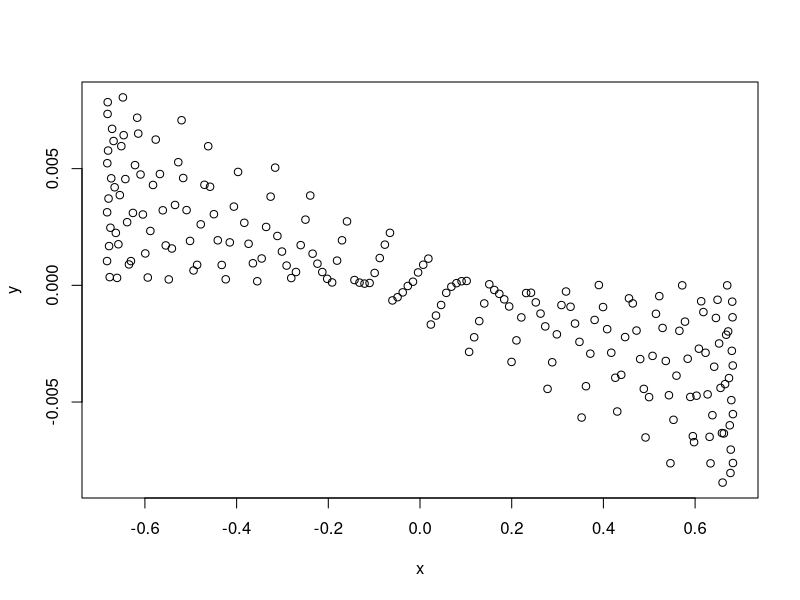

Generate this figure with R:
# User defined Variables
lat = 49
tday = 86400 # Length of one Day in seconds
tmax=200 # Time of simulation in seconds

# Initial Conditions
g = 9.81 # m/s**2, acceleration due to gravity
L = 67 # length of pendulum string
initial_x = L/100 # initial x coordinate
initial_y = 0 # initial y
initial_u = 0 # initial u
initial_v = 0 # initial v

# Definitions based on User Variables
Omega = 2*pi/tday
phi = lat/180 * pi




# set up vectors for x, x_d, x_dd, and y, y_d, y_dd
x = vector() # x+x_d*t
x_d = vector() # x_d + x_dd*t
x_dd = vector() # 2*Omega*phi*y_d-(g/L)*x
y = vector() # y+y_d*t
y_d = vector() # y_d + y_dd*t
y_dd = vector() # -2*Omega*phi*x_d-(g/L)*y

a_x <- function(yd, r){
ax = 2*Omega*phi*yd-(g/L)*r
return(ax)
}

a_y <- function(xd, r){
ay = -2*Omega*phi*xd-(g/L)*r
return(ay)
}

# Initialize vectors
x[1] = initial_x
y[1] = initial_y
x_d[1] = initial_u
y_d[1] = initial_v
x_dd[1] = a_x(y_d[1], x[1])
y_dd[1] = a_y(x_d[1], y[1])
#plot(x[1], y[1], xlim=c(-1,1), ylim=c(-1,1))

# loop over everything and plot
for (i in 2:tmax) {
    x_dd[i] =  a_x(y_d[i-1], x[i-1])
    y_dd[i] = a_y(x_d[i-1], y[i-1])
    x_d[i] = x_d[i-1] + x_dd[i]
    y_d[i] = y_d[i-1] + y_dd[i]
    x[i] = x[i-1] + x_d[i]
    y[i] = y[i-1] + y_d[i]
#    points(x[i], y[i])
}

plot(x, y)